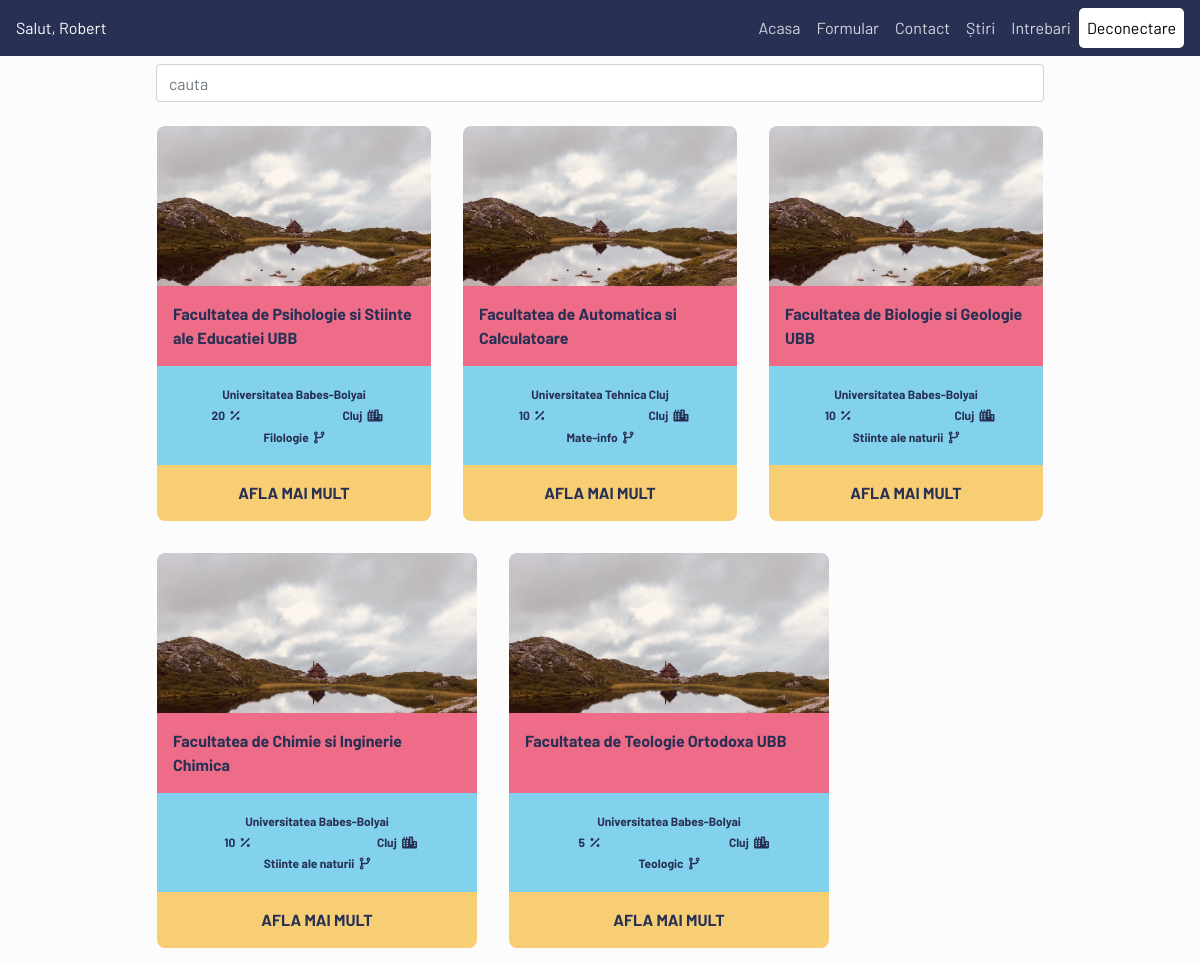
The app's page /pages/homePage.php (signed in) with its own data.
### tables this page shows
CREATE TABLE `users` (
  `idUser` int(11) NOT NULL,
  `Nume` text NOT NULL,
  `Prenume` text NOT NULL,
  `mailUser` tinytext NOT NULL,
  `pwdUsers` longtext NOT NULL,
  `Profil` text DEFAULT NULL,
  `Domeniu` text DEFAULT NULL,
  `domeniu_intensitate` int(1) DEFAULT NULL,
  `job` int(1) DEFAULT NULL,
  `materie1` varchar(64) DEFAULT NULL,
  `materie2` varchar(64) DEFAULT NULL,
  `materie3` varchar(64) DEFAULT NULL,
  `carti` varchar(64) DEFAULT NULL,
  `sociabil` int(1) DEFAULT NULL,
  `sport` varchar(64) DEFAULT NULL,
  `stres` int(1) DEFAULT NULL,
  `Judet` text DEFAULT NULL,
  `PozaUser` text DEFAULT 'UserDefault.jpg'
);

CREATE TABLE `facultati` (
  `Indexf` int(11) NOT NULL,
  `Numef` text DEFAULT NULL,
  `Judet` tinytext DEFAULT NULL,
  `Examenadmi` tinyint(1) DEFAULT NULL,
  `Universitatea` varchar(256) DEFAULT NULL,
  `Profil` text DEFAULT NULL,
  `Poza` text NOT NULL DEFAULT 'default.jpg',
  `job` int(1) DEFAULT NULL,
  `pasiune_facultati` varchar(64) NOT NULL,
  `materie1` varchar(64) DEFAULT NULL,
  `materie2` varchar(64) DEFAULT NULL,
  `materie3` varchar(64) DEFAULT NULL,
  `carti` varchar(64) DEFAULT NULL,
  `sociabil` int(1) DEFAULT NULL,
  `sport` varchar(64) DEFAULT NULL,
  `stres` int(1) DEFAULT NULL,
  `link_facultate` longtext NOT NULL
);

### pages/functii/facultati.php (called while the page is built, shortened)
<?php
require './folderlogin/datacon.php';
require './functii/functii.php';
$mail = $_SESSION['mailUser'];
$sql = "SELECT * FROM `users` WHERE `mailUser` = '$mail'";
$result = mysqli_query($connection,$sql);
$user = array();
if ($result->num_rows > 0) {
    while($row = $result->fetch_assoc()) {
        $user[] = $row;
    }
}
else
{
    echo "0 results";
}
$sql = "SELECT * FROM `facultati`";
$result = mysqli_query($connection,$sql);
$myArray = array();
if ($result->num_rows > 0) {
    while($row = $result->fetch_assoc()) {
        $myArray[] = $row;
    }
}
else
{
    echo "0 results";
}
$facultati = array();
foreach ($myArray as $_facultate) {
    $temp = new facultate();
    $temp->nume = $_facultate['Numef'];
    $temp->universitate = $_facultate['Universitatea'];
    $temp->judet = $_facultate['Judet'];
    $temp->profil = $_facultate['Profil'];
    $temp->compabilitate = getCompability($_facultate, $user);
}

### pages/functii/functii.php (called while the page is built, shortened)
<?php
function comparare_materii($valoare,$valoare_user)
{
  $materii_biologie=array("Chimie","Biologie","Fizica","Matematica");
  $materii_straine=array("Engleza","Franceza","Germana","Spaniola","Latina");
  $materii_matematica=array("Matematica","Fizica","Informatica");
  $materii_informatica=array("TIC","Informatica");
  $materii_antreprenor=array("ATP","Economie","Educatie civica");
  $materii_psihologie=array("Psihologie","Sociologie");
  $materii_geografie=array("Geografie","Istorie");
  if($valoare_user == $valoare)
        return 5;
  elseif(in_array($valoare,$materii_straine) && in_array($valoare_user,$materii_straine))
    return 3;
  elseif(in_array($valoare,$materii_biologie) && in_array($valoare_user,$materii_biologie))
    return 3;
  elseif(in_array($valoare,$materii_matematica) && in_array($valoare_user,$materii_matematica))
    return 3;
  elseif(in_array($valoare,$materii_informatica) && in_array($valoare_user,$materii_informatica))
    return 3;
  elseif(in_array($valoare,$materii_antreprenor) && in_array($valoare_user,$materii_antreprenor))
    return 3;
  elseif(in_array($valoare,$materii_psihologie) && in_array($valoare_user,$materii_psihologie))
    return 3;
  elseif(in_array($valoare,$materii_geografie) && in_array($valoare_user,$materii_geografie))
    return 3;
  else
    return 0;
}
?>

### pages/homePage.php (the view, shortened to what this page needs)
<?php
require './folderlogin/datacon.php';
if(isset($_SESSION['mailUser']))
{
  $mail = $_SESSION['mailUser'];
  $mysql="SELECT * FROM users WHERE mailUser=?";
}
$stmt = mysqli_stmt_init($connection);
if (!mysqli_stmt_prepare($stmt, $mysql))
{
    header("Location: ../indexpp.php?");
    exit();
}
mysqli_stmt_bind_param($stmt, "s", $mail);
mysqli_stmt_execute($stmt);
$result= mysqli_stmt_get_result($stmt);
if ($result->num_rows > 0) {
    $row = $result->fetch_assoc();
}
?>
<!doctype html>
<html lang="en">
    <head>
        <link rel="stylesheet" href="https://stackpath.bootstrapcdn.com/bootstrap/4.4.1/css/bootstrap.min.css">
        <link rel="stylesheet" href="./CSS/navbar.css">
        <link rel="stylesheet" href="./CSS/homePage.css">
        <link rel="stylesheet" href="./CSS/base.css">
    </head>
    <body>
        <nav class="navbar navbar-expand-lg navbar-light">
            <a href="#">
                <?php
                print "Salut, ".$row['Prenume'];
                ?>
            </a>
            <div class="collapse navbar-collapse" id="navbarNav" style="flex-direction: row-reverse;">
                <ul class="navbar-nav">
                    <li class="nav-item">
                        <a href="./homePage.php" class="nav-link">Acasa</a>
                    </li>
                    <li class="nav-item">
                        <a onclick="formular();" class="nav-link">Formular</a>
                    </li>
                    <li class="nav-item">
                        <a href="./contact.php" class="nav-link">Contact</a>
                    </li>
                    <li class="nav-item">
                        <a href="./news.php" class="nav-link">Știri</a>
                    </li>
                    <li class="nav-item">
                        <a href="./faq.php" class="nav-link">Intrebari</a>
                    </li>
                    <li class="nav-item">
                        <a href="./folderlogin/deconectphp.php" class="nav-link"> Deconectare</a>
                    </li>
                </ul>
            </div>
        </nav>
        <div id="search">
            <input onkeyup="sort()" class="form-control w-75"
                   type="text" placeholder="cauta" id="search_field" aria-label="Search">
        </div>
        <main class="container">
            <div id="showcase">
                <div class="row">
                    <?php
                    require './functii/facultati.php';
                    usort($facultati,function($first,$second){
                        return $first->compabilitate < $second->compabilitate;
                    });
                    foreach ($facultati as $card) {
                    ?>
                    <div class="col card">
                        <div class="row-lg-4 backgrounded"></div>
                        <div class="row-lg-2 name">
                            <?php
                        echo $card->nume;
                            ?>
                        </div>
                        <div class="row-lg-3 prop text-center">
                            <div class="col">
                                <div class="row">
                                    <div class="col">
                                        <?php
                        echo $card->universitate;
                                        ?>
                                    </div>
                                </div>
                                <div class="row justify-content-between">
                                    <div class="col">
                                        <?php
                        echo $card->compabilitate
                                        ?>
                                        <i class="fas fa-percentage"></i></div>
                                    <div class="col">
                                        <?php
                            echo $card->judet;
                                        ?>
                                        <i class="fas fa-city"></i>
                                    </div>
                                </div>
                                <div class="row">
                                    <div class="col">
                                        <?php
                        echo $card->profil;
                                        ?>
                                        <i class="fas fa-code-branch"></i>
                                    </div>
                                </div>
                            </div>
                        </div>
                        <div class="row-lg-3 extra text-center">
                            <a href="#">Afla mai mult</a>
                        </div>
                    </div>
                    <?php } ?>
                </div>
            </div>
        </main>
    </body>
</html>

### pages/CSS/navbar.css (style rules this page uses)
.navbar { background: var(--black); display: flex; font-family: 'Barlow', sans-serif; }
.navbar a { color: white; }
.nav-link { color: rgba(255,255,255,.8)!important; }
.nav-item:last-of-type { background: white; border-radius: 5px; }
.nav-item:last-of-type a { color: black!important; }
#search { display: flex; justify-content: center; padding: .5em; }

### pages/CSS/homePage.css (style rules this page uses)
body { overflow-x: hidden; }
#showcase { margin: 0 auto; width: 80%; max-width: 1024px; }
.row { flex-wrap: wrap; flex: 1 1 0px }
.card { max-width: 20em; min-width: 225px; border: 0; padding: 0; margin: 1rem; font-weight: 700!important; color: var(--black); }
.backgrounded { min-height: 10em; background-image: url('../Images/background.jpg'); background-size: cover; border-top-left-radius: 8px; border-top-right-radius: 8px; }
.name { background-color: var(--red); padding: 1rem 1rem; height: 100%; }
.prop { background: var(--blue); padding: 1rem 0; }
.extra { background: var(--yellow); border-bottom-left-radius: 8px; border-bottom-right-radius: 8px; padding: 1rem; }
.extra a { color: var(--black); text-transform: uppercase; }
.prop .col { font-size: 12px; margin: 0.1rem 0; }
i { margin-left: 3px; }

### pages/CSS/base.css (style rules this page uses)
body, html { margin: 0; padding: 0; background: var(--white); color: var(--black); font-family: 'Barlow', sans-serif; }

### pages/CSS/variabiles.css (style rules this page uses)
:root { --blue: #82D2EE; --red: #EE6C87; --yellow: #F7CE74; --white: #FCFCFC; --black: #283054; }

### records on screen
users: Prenume "Robert"
facultati: Numef "Facultatea de Psihologie si Stiinte ale Educatiei UBB", Universitatea "Universitatea Babes-Bolyai", compabilitate "20", Judet "Cluj", Profil "Filologie"
facultati: Numef "Facultatea de Automatica si Calculatoare", Universitatea "Universitatea Tehnica Cluj", compabilitate "10", Judet "Cluj", Profil "Mate-info"
facultati: Numef "Facultatea de Biologie si Geologie UBB", Universitatea "Universitatea Babes-Bolyai", compabilitate "10", Judet "Cluj", Profil "Stiinte ale naturii"
facultati: Numef "Facultatea de Chimie si Inginerie Chimica", Universitatea "Universitatea Babes-Bolyai", compabilitate "10", Judet "Cluj", Profil "Stiinte ale naturii"
facultati: Numef "Facultatea de Teologie Ortodoxa UBB", Universitatea "Universitatea Babes-Bolyai", compabilitate "5", Judet "Cluj", Profil "Teologic"
